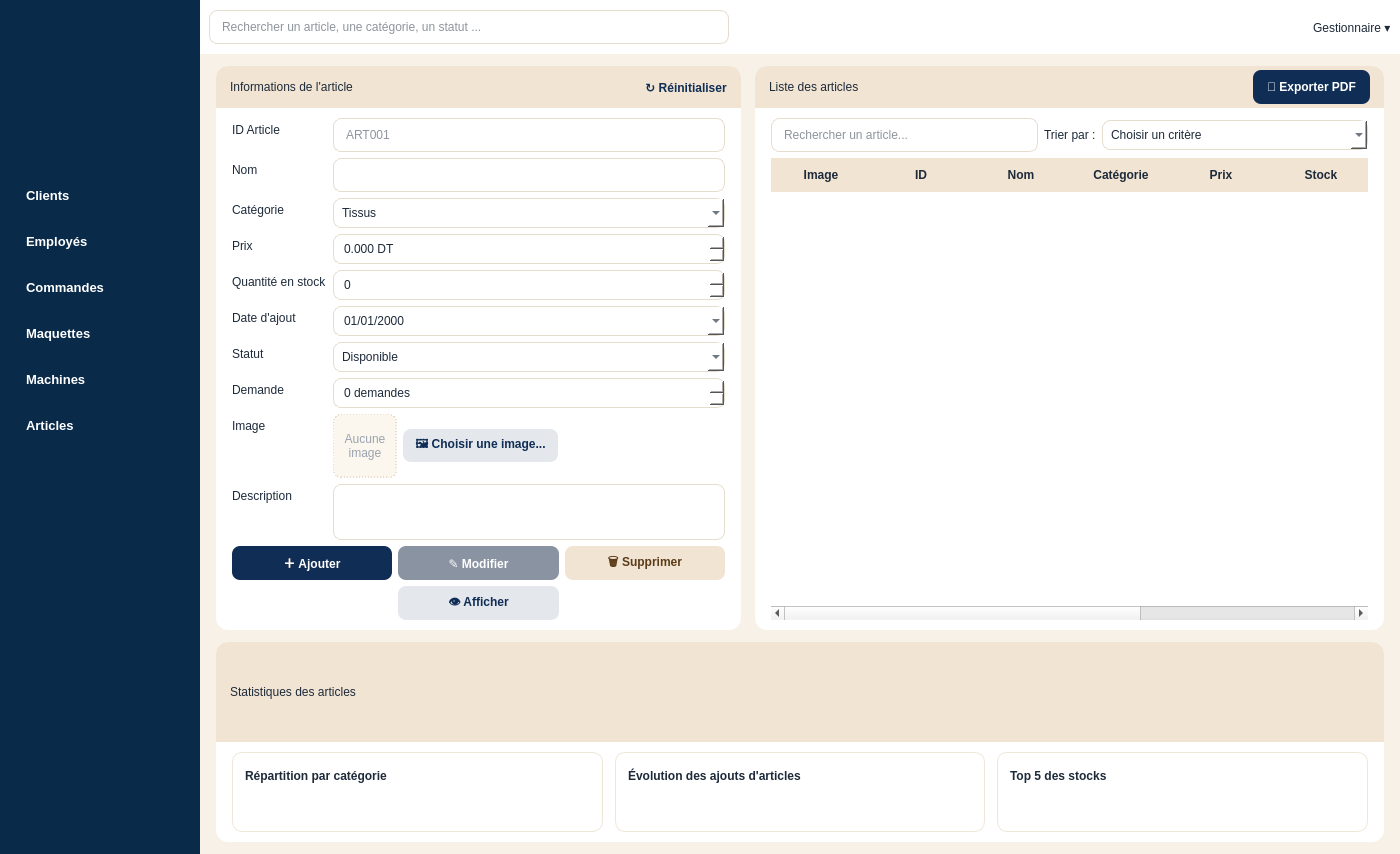
<?xml version="1.0" encoding="UTF-8"?>
<ui version="4.0">
 <class>ArticlesPage</class>
 <widget class="QMainWindow" name="ArticlesPage">
  <property name="geometry"><rect><x>0</x><y>0</y><width>1400</width><height>850</height></rect></property>
  <property name="windowTitle"><string>Fashionova – Gestion des Articles</string></property>
  <property name="styleSheet"><string notr="true">QMainWindow,#body{background:#f7f1e8}
QLabel{color:#1d2a3a;background:transparent}
#side{background:#0a2a4a}
#side QPushButton{background:transparent;color:#FFFFFF;text-align:left;padding-left:20px;border:none;border-radius:6px;margin:0 6px;font-family:"Segoe UI";font-size:13px;font-weight:500;min-height:40px;max-height:40px}
#side QPushButton:hover{background:rgba(255,255,255,0.12)}
#side QPushButton:checked{background:qlineargradient(x1:0,y1:0,x2:1,y2:0,stop:0 #E5C378,stop:1 #C89538);color:#08213B;font-weight:bold}
#top{background:white}
#top QLabel{color:#1d2a3a}
QLineEdit{border:1px solid #e6dccd;border-radius:8px;padding:8px 10px;background:white;color:#1d2a3a;selection-background-color:#d9a566;selection-color:#1d2a3a}
#formPanel,#listPanel,#statsPanel{background:white;border-radius:12px}
#formHeader,#listHeader,#statsHeader{background:#f1e4d3;border-top-left-radius:12px;border-top-right-radius:12px}
#lblFormTitle,#lblListTitle,#lblSortBy,#lblStatsTitle{font:600 13pt Georgia;background:transparent}
#cardDonut,#cardLine,#cardBars{background:white;border:1px solid #efe6d8;border-radius:10px}
QComboBox,QDoubleSpinBox,QSpinBox,QDateEdit,QTextEdit{border:1px solid #e6dccd;border-radius:8px;padding:6px 8px;background:white;color:#1d2a3a;selection-background-color:#d9a566;selection-color:#1d2a3a}
QComboBox QAbstractItemView{background:white;color:#1d2a3a;selection-background-color:#f1e4d3;selection-color:#1d2a3a;border:1px solid #e6dccd}
QCalendarWidget QWidget{background:white;color:#1d2a3a}
QCalendarWidget QAbstractItemView{selection-background-color:#d9a566;selection-color:#1d2a3a}
#btnAdd,#btnPdf{background:#0f2d55;color:white;border-radius:8px;font-weight:600;padding:0 14px}
#btnMod{background:#8993a2;color:white;border-radius:8px;font-weight:600}
#btnDel{background:#f1e4d3;color:#5b3b18;border-radius:8px;font-weight:600}
#btnView{background:#e4e7ec;color:#0f2d55;border-radius:8px;font-weight:600}
#btnImg{background:#e4e7ec;color:#0f2d55;border-radius:8px;font-weight:600;padding:6px 12px}
#lImg{background:#fbf6ee;border:1px dashed #d9c3a3;border-radius:8px;color:#9aa3b0}
#btnReset{background:transparent;color:#0f2d55;border:0;font-weight:600}
QHeaderView::section{background:#f1e4d3;color:#1d2a3a;border:0;padding:8px;font-weight:600}
QTableWidget{background:white;alternate-background-color:#fbf6ee;color:#1d2a3a;border:0;gridline-color:#efe6d8;selection-background-color:#f6e7d0;selection-color:#1d2a3a}
QTableWidget::item{padding:4px 6px}
QTableCornerButton::section{background:#f1e4d3;border:0}
QScrollBar:vertical{background:#f7f1e8;width:10px;border-radius:5px}
QScrollBar::handle:vertical{background:#d9c3a3;border-radius:5px;min-height:24px}
QScrollBar::add-line,QScrollBar::sub-line{height:0;width:0}
QMessageBox{background:white}
QMessageBox QLabel{color:#1d2a3a}
QMessageBox QPushButton{background:#0f2d55;color:white;border-radius:6px;padding:6px 16px;min-width:70px}
</string></property>
  <widget class="QWidget" name="centralwidget"><layout class="QHBoxLayout" name="rootLayout" stretch="0,1"><property name="leftMargin"><number>0</number></property><property name="topMargin"><number>0</number></property><property name="rightMargin"><number>0</number></property><property name="bottomMargin"><number>0</number></property><property name="spacing"><number>0</number></property><item><widget class="SideWidget" name="side"><property name="minimumSize"><size><width>200</width><height>0</height></size></property><property name="maximumSize"><size><width>200</width><height>16777215</height></size></property><layout class="QVBoxLayout" name="sideLayout"><property name="leftMargin"><number>0</number></property><property name="topMargin"><number>175</number></property><property name="rightMargin"><number>0</number></property><property name="bottomMargin"><number>15</number></property><property name="spacing"><number>6</number></property><item><widget class="QPushButton" name="btnClients"><property name="text"><string>Clients</string></property><property name="cursor"><cursorShape>PointingHandCursor</cursorShape></property></widget></item><item><widget class="QPushButton" name="btnEmployes"><property name="text"><string>Employés</string></property><property name="cursor"><cursorShape>PointingHandCursor</cursorShape></property></widget></item><item><widget class="QPushButton" name="btnCommandes"><property name="text"><string>Commandes</string></property><property name="cursor"><cursorShape>PointingHandCursor</cursorShape></property></widget></item><item><widget class="QPushButton" name="btnMaquettes"><property name="text"><string>Maquettes</string></property><property name="cursor"><cursorShape>PointingHandCursor</cursorShape></property></widget></item><item><widget class="QPushButton" name="btnMachines"><property name="text"><string>Machines</string></property><property name="cursor"><cursorShape>PointingHandCursor</cursorShape></property></widget></item><item><widget class="QPushButton" name="btnArticles"><property name="text"><string>Articles</string></property><property name="cursor"><cursorShape>PointingHandCursor</cursorShape></property></widget></item><item><spacer name="spcSide"><property name="orientation"><enum>Qt::Vertical</enum></property><property name="sizeHint" stdset="0"><size><width>20</width><height>40</height></size></property></spacer></item></layout></widget></item><item><widget class="QWidget" name="rightArea"><layout class="QVBoxLayout" name="rightLayout" stretch="0,0,1"><property name="leftMargin"><number>0</number></property><property name="topMargin"><number>0</number></property><property name="rightMargin"><number>0</number></property><property name="bottomMargin"><number>0</number></property><property name="spacing"><number>0</number></property><item><widget class="QFrame" name="top"><property name="minimumSize"><size><width>0</width><height>54</height></size></property><property name="maximumSize"><size><width>16777215</width><height>54</height></size></property><layout class="QHBoxLayout" name="topLayout"><item><widget class="QLineEdit" name="gSearch"><property name="placeholderText"><string>Rechercher un article, une catégorie, un statut ...</string></property><property name="maximumSize"><size><width>520</width><height>16777215</height></size></property></widget></item><item><spacer name="spcTop"><property name="orientation"><enum>Qt::Horizontal</enum></property><property name="sizeHint" stdset="0"><size><width>40</width><height>20</height></size></property></spacer></item><item><widget class="QLabel" name="lblUser"><property name="text"><string>Gestionnaire ▾</string></property></widget></item></layout></widget></item><item><widget class="BannerWidget" name="banner"></widget></item><item><widget class="QFrame" name="body"><layout class="QVBoxLayout" name="bodyLayout" stretch="1,0"><property name="leftMargin"><number>16</number></property><property name="topMargin"><number>12</number></property><property name="rightMargin"><number>16</number></property><property name="bottomMargin"><number>12</number></property><property name="spacing"><number>12</number></property><item><layout class="QHBoxLayout" name="rowLayout" stretch="5,6"><property name="spacing"><number>14</number></property><item><widget class="QFrame" name="formPanel"><layout class="QVBoxLayout" name="formPanelLayout"><property name="leftMargin"><number>0</number></property><property name="topMargin"><number>0</number></property><property name="rightMargin"><number>0</number></property><property name="bottomMargin"><number>0</number></property><property name="spacing"><number>0</number></property><item><widget class="QFrame" name="formHeader"><layout class="QHBoxLayout" name="formHeaderLayout"><property name="leftMargin"><number>14</number></property><property name="topMargin"><number>4</number></property><property name="rightMargin"><number>14</number></property><property name="bottomMargin"><number>4</number></property><item><widget class="QLabel" name="lblFormTitle"><property name="text"><string>Informations de l'article</string></property></widget></item><item><spacer name="spcFH"><property name="orientation"><enum>Qt::Horizontal</enum></property><property name="sizeHint" stdset="0"><size><width>20</width><height>20</height></size></property></spacer></item><item><widget class="QPushButton" name="btnReset"><property name="text"><string>↻ Réinitialiser</string></property><property name="cursor"><cursorShape>PointingHandCursor</cursorShape></property><property name="minimumSize"><size><width>0</width><height>34</height></size></property></widget></item></layout></widget></item><item><widget class="QWidget" name="formBody"><layout class="QVBoxLayout" name="formBodyLayout"><property name="leftMargin"><number>16</number></property><property name="topMargin"><number>10</number></property><property name="rightMargin"><number>16</number></property><property name="bottomMargin"><number>10</number></property><item><layout class="QFormLayout" name="formLayout"><property name="verticalSpacing"><number>6</number></property><item row="0" column="0"><widget class="QLabel" name="lbl_eId"><property name="text"><string>ID Article</string></property></widget></item><item row="0" column="1"><widget class="QLineEdit" name="eId"><property name="placeholderText"><string>ART001</string></property></widget></item><item row="1" column="0"><widget class="QLabel" name="lbl_eNom"><property name="text"><string>Nom</string></property></widget></item><item row="1" column="1"><widget class="QLineEdit" name="eNom"></widget></item><item row="2" column="0"><widget class="QLabel" name="lbl_cCat"><property name="text"><string>Catégorie</string></property></widget></item><item row="2" column="1"><widget class="QComboBox" name="cCat"><item><property name="text"><string>Tissus</string></property></item><item><property name="text"><string>Fils</string></property></item><item><property name="text"><string>Boutons</string></property></item><item><property name="text"><string>Fermetures</string></property></item><item><property name="text"><string>Accessoires</string></property></item></widget></item><item row="3" column="0"><widget class="QLabel" name="lbl_sPrix"><property name="text"><string>Prix</string></property></widget></item><item row="3" column="1"><widget class="QDoubleSpinBox" name="sPrix"><property name="suffix"><string> DT</string></property><property name="decimals"><number>3</number></property><property name="maximum"><double>999999</double></property></widget></item><item row="4" column="0"><widget class="QLabel" name="lbl_sQte"><property name="text"><string>Quantité en stock</string></property></widget></item><item row="4" column="1"><widget class="QSpinBox" name="sQte"><property name="maximum"><number>9999999</number></property></widget></item><item row="5" column="0"><widget class="QLabel" name="lbl_dDate"><property name="text"><string>Date d'ajout</string></property></widget></item><item row="5" column="1"><widget class="QDateEdit" name="dDate"><property name="displayFormat"><string>dd/MM/yyyy</string></property><property name="calendarPopup"><bool>true</bool></property></widget></item><item row="6" column="0"><widget class="QLabel" name="lbl_cSt"><property name="text"><string>Statut</string></property></widget></item><item row="6" column="1"><widget class="QComboBox" name="cSt"><item><property name="text"><string>Disponible</string></property></item><item><property name="text"><string>Rupture de stock</string></property></item><item><property name="text"><string>Archivé</string></property></item></widget></item><item row="7" column="0"><widget class="QLabel" name="lbl_sDem"><property name="text"><string>Demande</string></property></widget></item><item row="7" column="1"><widget class="QSpinBox" name="sDem"><property name="suffix"><string> demandes</string></property><property name="maximum"><number>9999999</number></property></widget></item><item row="8" column="0"><widget class="QLabel" name="lbl_img"><property name="text"><string>Image</string></property></widget></item><item row="8" column="1"><layout class="QHBoxLayout" name="imgLayout"><item><widget class="QLabel" name="lImg"><property name="minimumSize"><size><width>64</width><height>64</height></size></property><property name="maximumSize"><size><width>64</width><height>64</height></size></property><property name="text"><string>Aucune
image</string></property><property name="alignment"><set>Qt::AlignCenter</set></property></widget></item><item><widget class="QPushButton" name="btnImg"><property name="text"><string>🖼 Choisir une image...</string></property><property name="cursor"><cursorShape>PointingHandCursor</cursorShape></property></widget></item><item><spacer name="spcImg"><property name="orientation"><enum>Qt::Horizontal</enum></property><property name="sizeHint" stdset="0"><size><width>20</width><height>20</height></size></property></spacer></item></layout></item><item row="9" column="0"><widget class="QLabel" name="lbl_eDesc"><property name="text"><string>Description</string></property></widget></item><item row="9" column="1"><widget class="QTextEdit" name="eDesc"><property name="maximumSize"><size><width>16777215</width><height>56</height></size></property></widget></item></layout></item><item><layout class="QGridLayout" name="btnGrid"><item row="0" column="0"><widget class="QPushButton" name="btnAdd"><property name="text"><string>＋ Ajouter</string></property><property name="cursor"><cursorShape>PointingHandCursor</cursorShape></property><property name="minimumSize"><size><width>0</width><height>34</height></size></property></widget></item><item row="0" column="1"><widget class="QPushButton" name="btnMod"><property name="text"><string>✎ Modifier</string></property><property name="cursor"><cursorShape>PointingHandCursor</cursorShape></property><property name="minimumSize"><size><width>0</width><height>34</height></size></property></widget></item><item row="0" column="2"><widget class="QPushButton" name="btnDel"><property name="text"><string>🗑 Supprimer</string></property><property name="cursor"><cursorShape>PointingHandCursor</cursorShape></property><property name="minimumSize"><size><width>0</width><height>34</height></size></property></widget></item><item row="1" column="1"><widget class="QPushButton" name="btnView"><property name="text"><string>👁 Afficher</string></property><property name="cursor"><cursorShape>PointingHandCursor</cursorShape></property><property name="minimumSize"><size><width>0</width><height>34</height></size></property></widget></item></layout></item><item><spacer name="spcForm"><property name="orientation"><enum>Qt::Vertical</enum></property><property name="sizeHint" stdset="0"><size><width>20</width><height>10</height></size></property></spacer></item></layout></widget></item></layout></widget></item><item><widget class="QFrame" name="listPanel"><layout class="QVBoxLayout" name="listPanelLayout"><property name="leftMargin"><number>0</number></property><property name="topMargin"><number>0</number></property><property name="rightMargin"><number>0</number></property><property name="bottomMargin"><number>0</number></property><property name="spacing"><number>0</number></property><item><widget class="QFrame" name="listHeader"><layout class="QHBoxLayout" name="listHeaderLayout"><property name="leftMargin"><number>14</number></property><property name="topMargin"><number>4</number></property><property name="rightMargin"><number>14</number></property><property name="bottomMargin"><number>4</number></property><item><widget class="QLabel" name="lblListTitle"><property name="text"><string>Liste des articles</string></property></widget></item><item><spacer name="spcLH"><property name="orientation"><enum>Qt::Horizontal</enum></property><property name="sizeHint" stdset="0"><size><width>20</width><height>20</height></size></property></spacer></item><item><widget class="QPushButton" name="btnPdf"><property name="text"><string>📄 Exporter PDF</string></property><property name="cursor"><cursorShape>PointingHandCursor</cursorShape></property><property name="minimumSize"><size><width>0</width><height>34</height></size></property></widget></item></layout></widget></item><item><widget class="QWidget" name="listBody"><layout class="QVBoxLayout" name="listBodyLayout"><property name="leftMargin"><number>16</number></property><property name="topMargin"><number>10</number></property><property name="rightMargin"><number>16</number></property><property name="bottomMargin"><number>10</number></property><item><layout class="QHBoxLayout" name="toolsLayout" stretch="1,0,1"><item><widget class="QLineEdit" name="search"><property name="placeholderText"><string>Rechercher un article...</string></property></widget></item><item><widget class="QLabel" name="lblSortBy"><property name="text"><string>Trier par :</string></property></widget></item><item><widget class="QComboBox" name="cSort"><item><property name="text"><string>Choisir un critère</string></property></item><item><property name="text"><string>Nom</string></property></item><item><property name="text"><string>Catégorie</string></property></item><item><property name="text"><string>Prix</string></property></item><item><property name="text"><string>Stock</string></property></item><item><property name="text"><string>Date d'ajout</string></property></item><item><property name="text"><string>Demande (forte → faible)</string></property></item></widget></item></layout></item><item><widget class="QTableWidget" name="tb"><property name="editTriggers"><set>QAbstractItemView::NoEditTriggers</set></property><property name="alternatingRowColors"><bool>true</bool></property><property name="selectionMode"><enum>QAbstractItemView::SingleSelection</enum></property><property name="selectionBehavior"><enum>QAbstractItemView::SelectRows</enum></property><property name="showGrid"><bool>false</bool></property><property name="wordWrap"><bool>false</bool></property><property name="frameShape"><enum>QFrame::NoFrame</enum></property><attribute name="horizontalHeaderStretchLastSection"><bool>true</bool></attribute><attribute name="verticalHeaderVisible"><bool>false</bool></attribute><attribute name="verticalHeaderDefaultSectionSize"><number>54</number></attribute><column><property name="text"><string>Image</string></property></column><column><property name="text"><string>ID</string></property></column><column><property name="text"><string>Nom</string></property></column><column><property name="text"><string>Catégorie</string></property></column><column><property name="text"><string>Prix</string></property></column><column><property name="text"><string>Stock</string></property></column><column><property name="text"><string>Demande</string></property></column><column><property name="text"><string>Statut</string></property></column></widget></item></layout></widget></item></layout></widget></item></layout></item><item><widget class="QFrame" name="statsPanel"><property name="minimumSize"><size><width>0</width><height>200</height></size></property><property name="maximumSize"><size><width>16777215</width><height>200</height></size></property><layout class="QVBoxLayout" name="statsPanelLayout"><property name="leftMargin"><number>0</number></property><property name="topMargin"><number>0</number></property><property name="rightMargin"><number>0</number></property><property name="bottomMargin"><number>0</number></property><property name="spacing"><number>0</number></property><item><widget class="QFrame" name="statsHeader"><layout class="QHBoxLayout" name="statsHeaderLayout"><property name="leftMargin"><number>14</number></property><property name="topMargin"><number>4</number></property><property name="rightMargin"><number>14</number></property><property name="bottomMargin"><number>4</number></property><item><widget class="QLabel" name="lblStatsTitle"><property name="text"><string>Statistiques des articles</string></property></widget></item></layout></widget></item><item><widget class="QWidget" name="statsBody"><layout class="QHBoxLayout" name="statsBodyLayout"><property name="leftMargin"><number>16</number></property><property name="topMargin"><number>10</number></property><property name="rightMargin"><number>16</number></property><property name="bottomMargin"><number>10</number></property><property name="spacing"><number>12</number></property><item><widget class="QFrame" name="cardDonut"><layout class="QVBoxLayout" name="cardDonutLayout"><property name="leftMargin"><number>12</number></property><property name="topMargin"><number>8</number></property><property name="rightMargin"><number>12</number></property><property name="bottomMargin"><number>8</number></property><property name="spacing"><number>2</number></property><item><widget class="QLabel" name="lbl_cardDonut"><property name="text"><string>Répartition par catégorie</string></property><property name="styleSheet"><string notr="true">font-weight:bold;</string></property></widget></item><item><widget class="ChartWidget" name="chDonut"></widget></item></layout></widget></item><item><widget class="QFrame" name="cardLine"><layout class="QVBoxLayout" name="cardLineLayout"><property name="leftMargin"><number>12</number></property><property name="topMargin"><number>8</number></property><property name="rightMargin"><number>12</number></property><property name="bottomMargin"><number>8</number></property><property name="spacing"><number>2</number></property><item><widget class="QLabel" name="lbl_cardLine"><property name="text"><string>Évolution des ajouts d'articles</string></property><property name="styleSheet"><string notr="true">font-weight:bold;</string></property></widget></item><item><widget class="ChartWidget" name="chLine"></widget></item></layout></widget></item><item><widget class="QFrame" name="cardBars"><layout class="QVBoxLayout" name="cardBarsLayout"><property name="leftMargin"><number>12</number></property><property name="topMargin"><number>8</number></property><property name="rightMargin"><number>12</number></property><property name="bottomMargin"><number>8</number></property><property name="spacing"><number>2</number></property><item><widget class="QLabel" name="lbl_cardBars"><property name="text"><string>Top 5 des stocks</string></property><property name="styleSheet"><string notr="true">font-weight:bold;</string></property></widget></item><item><widget class="ChartWidget" name="chBars"></widget></item></layout></widget></item></layout></widget></item></layout></widget></item></layout></widget></item></layout></widget></item></layout></widget>
 </widget>
 <customwidgets>
  <customwidget><class>BannerWidget</class><extends>QWidget</extends><header>integrated/articles/articlewidgets.h</header><container>1</container></customwidget>
  <customwidget><class>SideWidget</class><extends>QFrame</extends><header>integrated/articles/articlewidgets.h</header><container>1</container></customwidget>
  <customwidget><class>ChartWidget</class><extends>QWidget</extends><header>integrated/articles/articlewidgets.h</header><container>1</container></customwidget>
 </customwidgets>
 <resources><include location="resources.qrc"/></resources>
 <connections/>
</ui>
